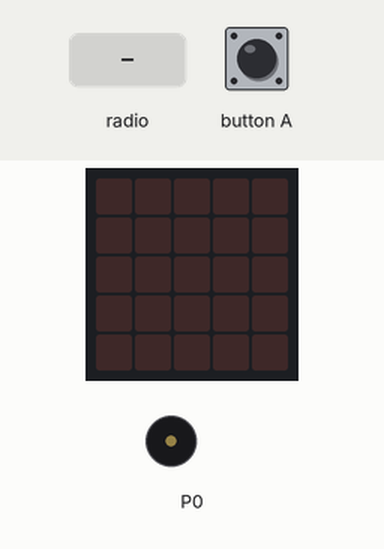
This program was run on a simulated BBC micro:bit (MakeCode). Shown: the board's 5×5 LED display, buzzer (waves = sounding). The test bench sets the inputs (shaded band).

Above: at 1.2 s.
1.3 s: radio message "1" arrives
At 7.8 s:
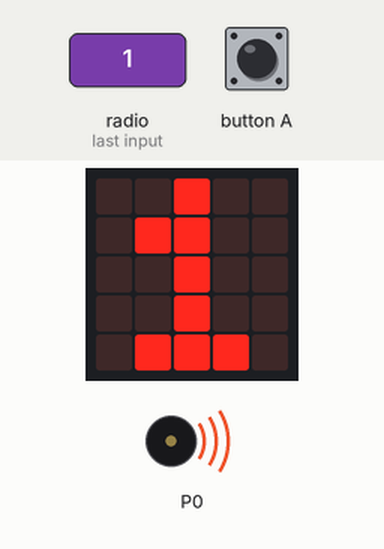
At 9.6 s:
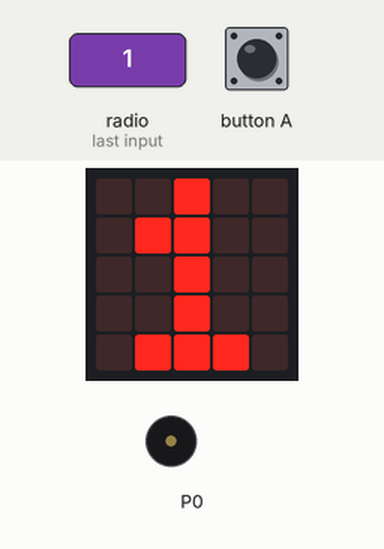
Timing chart, 0 to 11.1 s (numbered marks = the images above; inputs shaded):
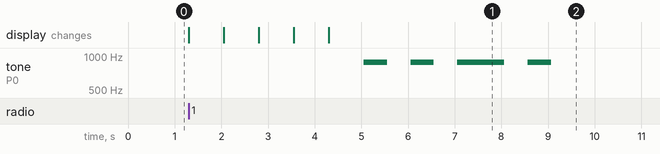

Measured:
- after the input at 1.3 s, tone on P0: plays 880 Hz for 0.50 s, 880 Hz for 0.50 s, 880 Hz for 1.0 s, 880 Hz for 0.50 s, starting after 3.8 s; the display: first changes at once (image 1 shows a later state)

The program:

main.ts
```typescript
radio.onReceivedNumber(function (receivedNumber) {
    Play()
})
function Play () {
    basic.showNumber(5)
    basic.showNumber(4)
    basic.showNumber(3)
    basic.showNumber(2)
    basic.showNumber(1)
    playMorse()
}
input.onButtonPressed(Button.A, function () {
    playMorse()
})
function playMorse () {
    music.play(music.tonePlayable(880, music.beat(BeatFraction.Whole)), music.PlaybackMode.UntilDone)
    basic.pause(500)
    music.play(music.tonePlayable(880, music.beat(BeatFraction.Whole)), music.PlaybackMode.UntilDone)
    basic.pause(500)
    music.play(music.tonePlayable(880, music.beat(BeatFraction.Double)), music.PlaybackMode.UntilDone)
    basic.pause(500)
    music.play(music.tonePlayable(880, music.beat(BeatFraction.Whole)), music.PlaybackMode.UntilDone)
}
radio.setGroup(87)
```

test.ts
```typescript
// tests go here; this will not be compiled when this package is used as an extension.
```
